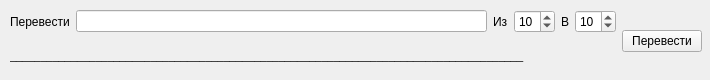
<?xml version="1.0" encoding="UTF-8"?>
<ui version="4.0">
 <class>MainWindow</class>
 <widget class="QMainWindow" name="MainWindow">
  <property name="geometry">
   <rect>
    <x>0</x>
    <y>0</y>
    <width>710</width>
    <height>80</height>
   </rect>
  </property>
  <property name="windowTitle">
   <string>MainWindow</string>
  </property>
  <widget class="QWidget" name="centralwidget">
   <widget class="QWidget" name="">
    <property name="geometry">
     <rect>
      <x>10</x>
      <y>10</y>
      <width>692</width>
      <height>63</height>
     </rect>
    </property>
    <layout class="QHBoxLayout" name="horizontalLayout_2">
     <item>
      <layout class="QVBoxLayout" name="verticalLayout">
       <item>
        <layout class="QHBoxLayout" name="horizontalLayout">
         <item>
          <widget class="QLabel" name="label">
           <property name="text">
            <string>Перевести</string>
           </property>
          </widget>
         </item>
         <item>
          <widget class="QLineEdit" name="lineEdit"/>
         </item>
         <item>
          <widget class="QLabel" name="label_3">
           <property name="text">
            <string>Из</string>
           </property>
          </widget>
         </item>
         <item>
          <widget class="QSpinBox" name="spinBox">
           <property name="inputMethodHints">
            <set>Qt::ImhDigitsOnly</set>
           </property>
           <property name="minimum">
            <number>2</number>
           </property>
           <property name="maximum">
            <number>36</number>
           </property>
           <property name="value">
            <number>10</number>
           </property>
          </widget>
         </item>
         <item>
          <widget class="QLabel" name="label_2">
           <property name="text">
            <string>В</string>
           </property>
          </widget>
         </item>
         <item>
          <widget class="QSpinBox" name="spinBox_2">
           <property name="inputMethodHints">
            <set>Qt::ImhDigitsOnly</set>
           </property>
           <property name="minimum">
            <number>2</number>
           </property>
           <property name="maximum">
            <number>36</number>
           </property>
           <property name="value">
            <number>10</number>
           </property>
          </widget>
         </item>
        </layout>
       </item>
       <item>
        <widget class="QLabel" name="label_4">
         <property name="font">
          <font>
           <pointsize>8</pointsize>
          </font>
         </property>
         <property name="text">
          <string>____________________________________________________________________________________</string>
         </property>
        </widget>
       </item>
      </layout>
     </item>
     <item>
      <widget class="QPushButton" name="pushButton">
       <property name="text">
        <string>Перевести</string>
       </property>
      </widget>
     </item>
    </layout>
   </widget>
  </widget>
 </widget>
 <resources/>
 <connections/>
</ui>
